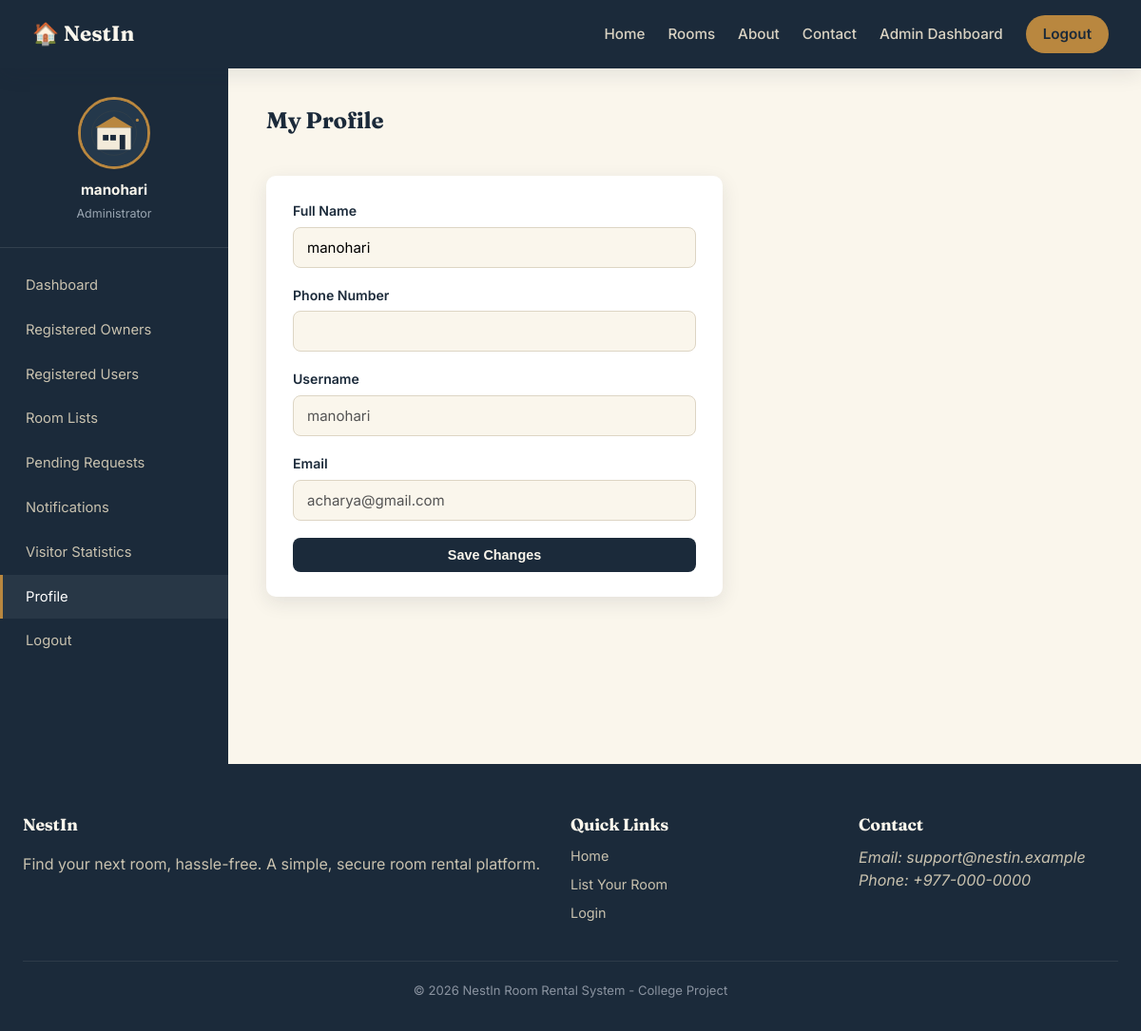
/admin/profile (signed in), run on the app's committed database.
### models/user.py (models this page shows, shortened)
class User(UserMixin, db.Model):
    __tablename__ = "users"
    id = db.Column(db.Integer, primary_key=True)
    role = db.Column(db.String(20), nullable=False, default="owner")  # 'admin' or 'owner'
    full_name = db.Column(db.String(120), nullable=False)
    email = db.Column(db.String(150), unique=True, nullable=False)
    username = db.Column(db.String(80), unique=True, nullable=False)
    password_hash = db.Column(db.String(255), nullable=False)
    phone = db.Column(db.String(20))
    location = db.Column(db.String(150))
    house_number = db.Column(db.String(50))
    profile_pic = db.Column(db.String(255), default="default.svg")
    status = db.Column(db.String(20), default="approved")  # 'pending', 'approved', 'rejected'
    created_at = db.Column(db.DateTime, default=datetime.utcnow)
    rooms = db.relationship("Room", backref="owner", lazy=True, cascade="all, delete-orphan")
    @property
    def is_admin(self):
        return self.role == "admin"

### routes/admin.py (the view)
@admin_bp.route("/profile", methods=["GET", "POST"])
@login_required
@admin_required
def profile():
    if request.method == "POST":
        current_user.full_name = request.form.get("full_name", current_user.full_name).strip()
        current_user.phone = request.form.get("phone", current_user.phone)
        db.session.commit()
        flash("Profile updated.", "success")
        return redirect(url_for("admin.profile"))
    return render_template("admin/profile.html")

### routes/admin.py (called while the page is built)
def admin_required(view_func):
    @wraps(view_func)
    def wrapped(*args, **kwargs):
        if not current_user.is_authenticated or not current_user.is_admin:
            flash("Admin access required.", "danger")
            return redirect(url_for("auth.login"))
        return view_func(*args, **kwargs)
    return wrapped

### routes/public.py (called while the page is built)
@public_bp.before_app_request
def track_visitor():
    if request.endpoint in ("public.home",):
        log_visit()

### templates/admin/profile.html (shortened to what this page needs)
{% extends "admin/_layout.html" %}
{% set active_page = "profile" %}
{% block dash_content %}
<div class="dash-header"><h2>My Profile</h2></div>
<div class="panel" style="max-width:480px;">
    <form method="post">
        <div class="form-group">
            <label for="full_name">Full Name</label>
            <input type="text" id="full_name" name="full_name" value="{{ current_user.full_name }}">
        </div>
        <div class="form-group">
            <label for="phone">Phone Number</label>
            <input type="text" id="phone" name="phone" value="{{ current_user.phone or '' }}">
        </div>
        <div class="form-group">
            <label>Username</label>
            <input type="text" value="{{ current_user.username }}" disabled>
        </div>
        <div class="form-group">
            <label>Email</label>
            <input type="email" value="{{ current_user.email }}" disabled>
        </div>
        <button type="submit" class="btn btn-primary btn-block">Save Changes</button>
    </form>
</div>
{% endblock %}

### templates/admin/_layout.html
{% extends "base.html" %}
{% block content %}
<div class="dash-wrap">
    <aside class="dash-sidebar">
        <div class="dash-profile">
            <img src="{{ url_for('static', filename='images/placeholder_about.svg') }}" class="avatar-circle" alt="Admin">
            <strong>{{ current_user.full_name }}</strong>
            <span>Administrator</span>
        </div>
        <nav class="dash-nav">
            <a href="{{ url_for('admin.dashboard') }}" class="{{ 'active' if active_page == 'dashboard' }}">Dashboard</a>
            <a href="{{ url_for('admin.owners') }}" class="{{ 'active' if active_page == 'owners' }}">Registered Owners</a>
            <a href="{{ url_for('admin.users') }}" class="{{ 'active' if active_page == 'users' }}">Registered Users</a>
            <a href="{{ url_for('admin.rooms') }}" class="{{ 'active' if active_page == 'rooms' }}">Room Lists</a>
            <a href="{{ url_for('admin.pending') }}" class="{{ 'active' if active_page == 'pending' }}">Pending Requests</a>
            <a href="{{ url_for('admin.notifications') }}" class="{{ 'active' if active_page == 'notifications' }}">
                Notifications {% if unread_notifications %}<span class="badge">{{ unread_notifications }}</span>{% endif %}
            </a>
            <a href="{{ url_for('admin.visitors') }}" class="{{ 'active' if active_page == 'visitors' }}">Visitor Statistics</a>
            <a href="{{ url_for('admin.profile') }}" class="{{ 'active' if active_page == 'profile' }}">Profile</a>
            <a href="{{ url_for('auth.logout') }}">Logout</a>
        </nav>
    </aside>
    <div class="dash-content">
        {% block dash_content %}{% endblock %}
    </div>
</div>
{% endblock %}

### static/css/style.css (style rules this page uses)
:root { --ink: #1B2A3A; --ink-soft: #2C3E52; --sand: #F3EBDA; --sand-light: #FAF6EC; --brass: #B9873F; --brass-dark: #96692C; --teal: #2F6F62; --danger: #B33A3A; --success: #2F6F62; --warning: #B9873F; --info: #3A6EA5; --white: #FFFFFF; --radius: 10px; --shadow: 0 6px 20px rgba(27, 42, 58, 0.10); --shadow-lg: 0 14px 40px rgba(27, 42, 58, 0.18); }
* { box-sizing: border-box; }
body { margin: 0; font-family: 'Inter', sans-serif; color: var(--ink); background: var(--sand-light); line-height: 1.55; }
h1, h2, h3, h4 { font-family: 'Fraunces', serif; color: var(--ink); margin: 0 0 0.5em 0; letter-spacing: -0.01em; }
a { color: inherit; text-decoration: none; }
img { max-width: 100%; display: block; }
.btn { display: inline-block; padding: 10px 20px; border-radius: 8px; font-weight: 600; font-size: 0.9rem; border: none; cursor: pointer; text-align: center; transition: opacity 0.15s ease; }
.btn-primary { background: var(--ink); color: var(--sand-light); }
.btn-block { width: 100%; }
.form-group { margin-bottom: 18px; }
.form-group label { display: block; font-weight: 600; font-size: 0.88rem; margin-bottom: 6px; }
.form-group input, .form-group select, .form-group textarea { width: 100%; padding: 11px 14px; border: 1px solid #DDD5C4; border-radius: 8px; font-family: inherit; font-size: 0.94rem; background: var(--sand-light); }
.dash-wrap { display: grid; grid-template-columns: 240px 1fr; min-height: calc(100vh - 68px); }
.dash-sidebar { background: var(--ink); color: var(--sand-light); padding: 30px 0; }
.dash-profile { text-align: center; padding: 0 20px 24px; border-bottom: 1px solid rgba(255,255,255,0.1); margin-bottom: 16px; }
.avatar-circle { width: 76px; height: 76px; border-radius: 50%; object-fit: cover; margin: 0 auto 10px; border: 3px solid var(--brass); }
.dash-profile strong { display: block; font-size: 0.95rem; }
.dash-profile span { font-size: 0.78rem; color: #9AA6B2; }
.dash-nav a { display: flex; align-items: center; justify-content: space-between; padding: 12px 24px; font-size: 0.92rem; color: #C9C2AF; border-left: 3px solid transparent; }
.dash-nav a:hover, .dash-nav a.active { background: rgba(255,255,255,0.06); color: var(--white); border-left-color: var(--brass); }
.dash-content { padding: 36px 40px; }
.dash-header { display: flex; justify-content: space-between; align-items: center; margin-bottom: 28px; }
.panel { background: var(--white); border-radius: var(--radius); box-shadow: var(--shadow); padding: 26px 28px; margin-bottom: 28px; }

### data on the page
User: full_name "manohari", username "manohari", email "acharya@gmail.com"
